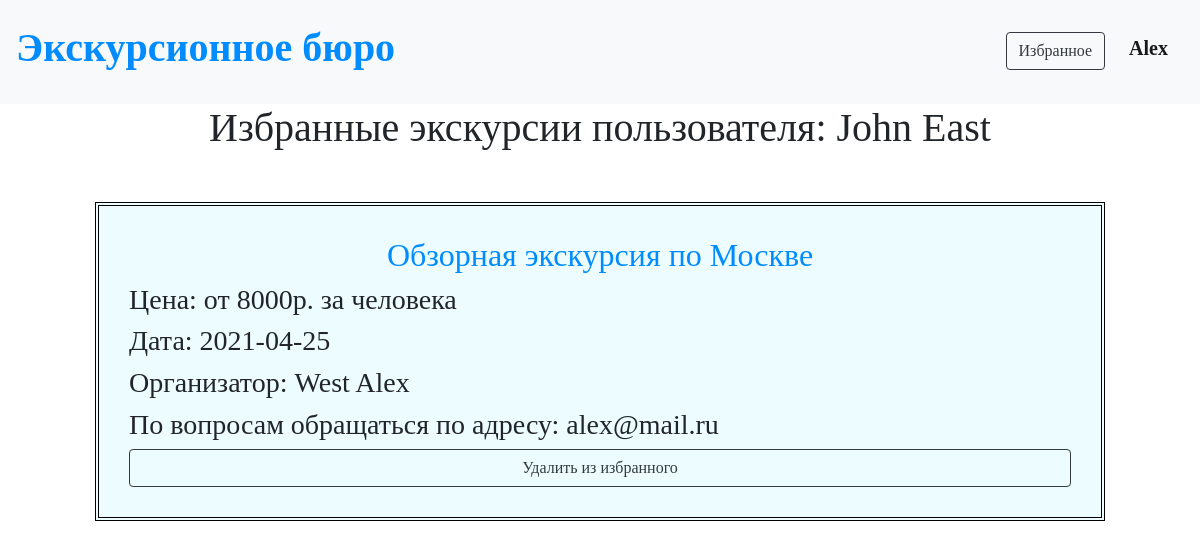
Screenshot of /favourite/2 (signed in) with the database file from the repository.
### data/users.py (models this page shows, shortened)
class User(SqlAlchemyBase, UserMixin, SerializerMixin):
    __tablename__ = 'users'
    id = sqlalchemy.Column(sqlalchemy.Integer, primary_key=True, autoincrement=True)
    name = sqlalchemy.Column(sqlalchemy.String)
    surname = sqlalchemy.Column(sqlalchemy.String)
    age = sqlalchemy.Column(sqlalchemy.Integer)
    email = sqlalchemy.Column(sqlalchemy.String, index=True, unique=True)
    hashed_password = sqlalchemy.Column(sqlalchemy.String)
    created_date = sqlalchemy.Column(sqlalchemy.DateTime, default=datetime.datetime.now)
    favourite = sqlalchemy.Column(sqlalchemy.String)

### data/tours.py (models this page shows)
class Tour(SqlAlchemyBase, UserMixin, SerializerMixin):
    __tablename__ = 'tours'
    id = sqlalchemy.Column(sqlalchemy.Integer, primary_key=True, autoincrement=True)
    name = sqlalchemy.Column(sqlalchemy.String)
    about = sqlalchemy.Column(sqlalchemy.String)
    places = sqlalchemy.Column(sqlalchemy.String)
    cost = sqlalchemy.Column(sqlalchemy.Integer)
    date = sqlalchemy.Column(sqlalchemy.Date)
    user = sqlalchemy.Column(sqlalchemy.Integer)

### main.py (the view)
@app.route('/favourite/<int:user_id>')
@login_required
def favourite(user_id):
    db_sess = db_session.create_session()
    user = db_sess.query(User).filter(User.id == user_id).first()
    lst = []
    for tour in db_sess.query(Tour).all():
        users = db_sess.query(User).filter(User.id == tour.user).first()
        item = [tour, users, str(tour.id)]
        lst.append(item)
    return render_template("favourite.html", title='Избранное', lst=lst, user=user)

### data/db_session.py (called while the page is built)
def create_session() -> Session:
    global __factory
    return __factory()

### main.py (called while the page is built)
@login_manager.user_loader
def load_user(user_id):
    db_sess = db_session.create_session()
    return db_sess.query(User).get(user_id)

### templates/favourite.html
{% extends "base.html" %}
{% block content %}
<p class="h1 text-center">Избранные экскурсии пользователя: {{user.name}} {{user.surname}}</p>
{% if current_user.favourite == '' %}
<p class="h2 text-center" style="margin-top: 30px;">Вы пока не добавили в избранное ни одной экскурсии</p>
{% else %}
{% for item in lst %}
{% if item[2] in current_user.favourite %}
<div>
    <a href="/tours/{{item[0].id}}"><p class="h2 text-center">{{item[0].name}}</p></a>
    <p class="h3">Цена: от {{item[0].cost}}р. за человека</p>
    <p class="h3">Дата: {{item[0].date}}</p>
    <p class="h3">Организатор: {{item[1].surname}} {{item[1].name}}</p>
    <p class="h3">По вопросам обращаться по адресу: {{item[1].email}}</p>
    <div style="margin:0; padding:0;" class="d">
        <a href="/tours/favourite_delete/{{user.id}}/{{item[0].id}}" style="margin:0;" class="btn btn-outline-dark rounded mx-auto d-block">
            Удалить из избранного
        </a>
    </div>
</div>
{% endif %}
{% endfor %}
{% endif %}
{% endblock %}

### templates/base.html (shortened to what this page needs)
<!DOCTYPE html>
<html lang="en">
<head>
    <link rel="stylesheet"
          href="https://stackpath.bootstrapcdn.com/bootstrap/4.4.1/css/bootstrap.min.css"
>
    <link rel="stylesheet" type="text/css" href="/static/css/style.css"/>
</head>
<body>
<nav class="navbar navbar-light bg-light">
    {% if current_user.is_authenticated %}
    <p class="h1"><a href="/tours">Экскурсионное бюро</a></p>
    {% else %}
    <p class="h1">Экскурсионное бюро</p>
    {% endif %}
    {% if current_user.is_authenticated %}
    <p>
        <a class="btn btn-outline-dark" style="margin-top: 10px; margin-bottom: 10px;"
           href="/favourite/{{current_user.id}}">Избранное</a>
        <a class="navbar-brand" style="margin-top: 20px;" href="/logout">{{ current_user.name }}</a>
    </p>
    {% else %}
    <p>
        <a class="btn btn-outline-dark" href="/register">Зарегистрироваться</a>
        <a class="btn btn-outline-dark" href="/login">Войти</a>
    </p>
    {% endif %}
</nav>
<main role="main" class="container">
    {% block content %}{% endblock %}
</main>
</body>
</html>

### static/css/style.css (style rules this page uses)
div { background-color: #edfdff; padding: 30px; margin: 50px; border: 4px double black; }
.d { border: 0; }
a { color: #008cff; font-weight: 600; }
p { font-family: cursive; }
.btn { margin: 20px; font-family: cursive; }

### rows the page displays
User: name "Alex"
User: name "John", surname "East"
Tour: name "Обзорная экскурсия по Москве", cost "8000", date "2021-04-25", surname "West", name "Alex", email "alex@mail.ru"
